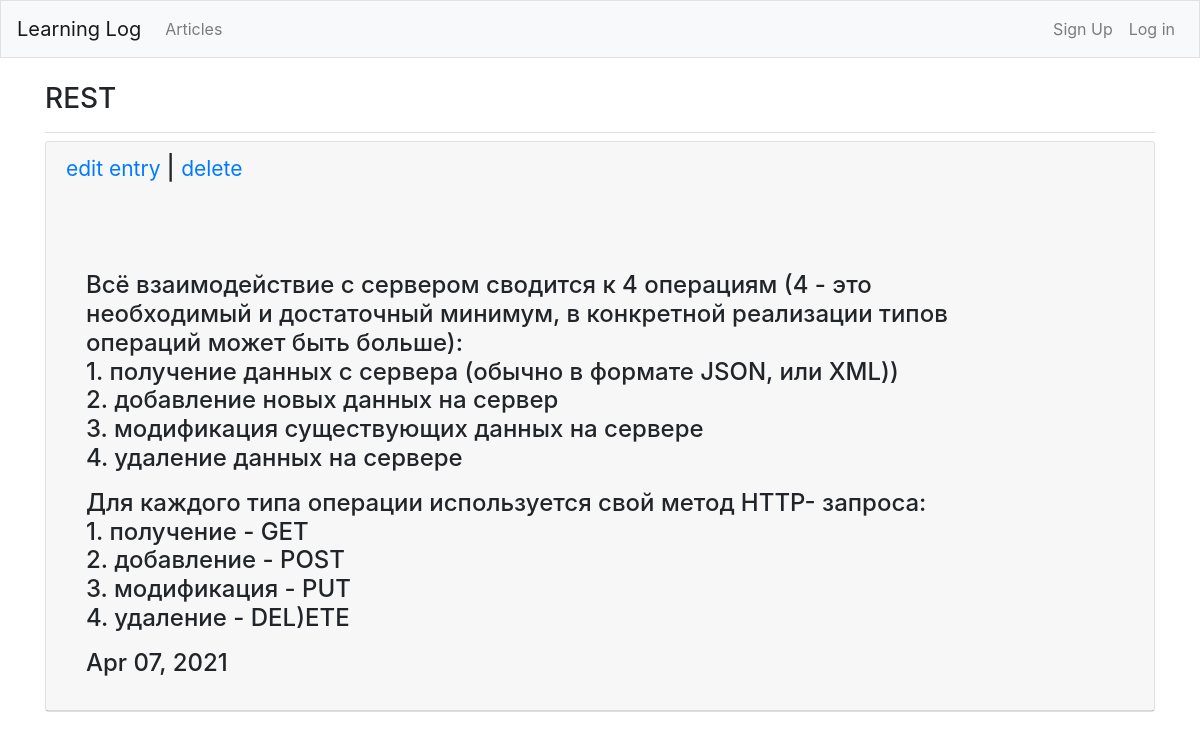
/articles/entry_detail/66/, run on the app's committed database.
### articles/models.py (models this page shows, shortened)
class Entry(models.Model):
    article = models.ForeignKey(Article, on_delete=models.CASCADE, related_name='entries')
    title = models.CharField(max_length=255)
    body = models.TextField()
    screen = models.ImageField(upload_to='images/', blank=True)
    date = models.DateTimeField(auto_now_add=True)
    author = models.ForeignKey(get_user_model(), on_delete=models.CASCADE,)
    publish = models.DateTimeField(default=timezone.now)
    class Meta:
        ordering = ('-publish',)
        verbose_name_plural = 'Entries'

### articles/views.py (the view)
# urls.py: path('entry_detail/<int:pk>/', EntryDetailView.as_view(), name='entry_detail'),
class EntryDetailView(DetailView):
    model = Entry
    template_name = 'entry_detail.html'

### templates/entry_detail.html (shortened to what this page needs)
{% extends 'base.html' %}
{% load static %}
{% load bootstrap4 %}
{% block page_header %}
    <h3>{{ object.title }}</h3>
{% endblock page_header %}
{% block content %}
            <div class="card mb-3">
                <h4 class="card-header">
                    <small><a href="{% url 'entry_edit' entry.pk %}">
                        edit entry
                    </a></small> |
                    <small><a href="{% url 'entry_delete' entry.pk %}">
                        delete
                    </a></small>
                <div class="card-body">
                </div>
                <div class="card-body">
                    {{ object.body|linebreaks }}
                    {{ object.date|date:'M d, Y' }}
                </div>
            </div>
{% endblock %}

### data on the page
Entry: title "REST", body "Всё взаимодействие с сервером сводится к 4 операциям (4 - это необходимый и достаточный минимум, в конкретной реализации типов операций может быть больше): 1. получение данных с сервера (обычно в формате JSON, или XML)) 2. добавление новых данных на сервер 3. модификация существующих данных на сервере 4. удаление данных на сервере Для каждого типа операции используется свой метод HTTP- запроса: 1. получение - GET 2. добавление - POST 3. модификация - PUT 4. удаление - DEL)ETE", date "Apr 07, 2021"
